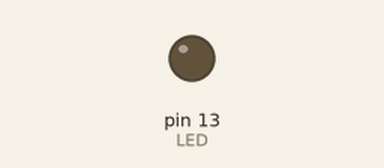
Recording of a sketch running on a simulated Arduino Uno, built with avr-gcc and run on an emulated ATmega328P. Shown: output pins drawn as LEDs (lit = HIGH).

Above: at 0.6 s.
Timing chart, 0 to 40.0 s (numbered marks = the images above):
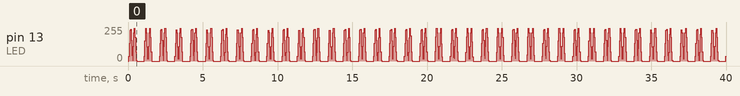

The sketch:

heartbeat.ino
```cpp
// (licence header left out)
/*
  This tiny sketch is pulsing a LED in a style which reminds me a heartbeat.
  To achieve this effect I'm using a software PWM method to drive the LED
  with variable brightness. A pattern is pregenerated and used to modulate
  the PWM signal.
  This is kind of a "Hello, world" application but I prefer it much more
  than a simple blinking.
*/

#include <stdint.h>
#include <math.h>

#define LED 13 //The pin where your LED is connected.
#define LUT_SIZE 64 //The size of the buffer where the pattern is generated.

uint8_t vLUT[LUT_SIZE];

void setup()
{
 for(uint16_t i=0;i<LUT_SIZE;++i)
 {
   float f=(i < (LUT_SIZE / 2)) ? sin((1.0/(LUT_SIZE/4))*M_PI*i) : 0.0;
   vLUT[i]= (uint8_t)(255*f*f);
 }
 pinMode(LED,OUTPUT);
}

void loop()
{
  uint8_t i=0;
  uint16_t time = millis() % 1024;
  uint8_t iValue = vLUT[time / (1024 / LUT_SIZE)];
  for(uint8_t k=0;k<16;++k)
  {
    do
    {
      digitalWrite(LED,(iValue <= (i++)) ? 0 : 1);
    }while(0 != i);
  }
}
```
